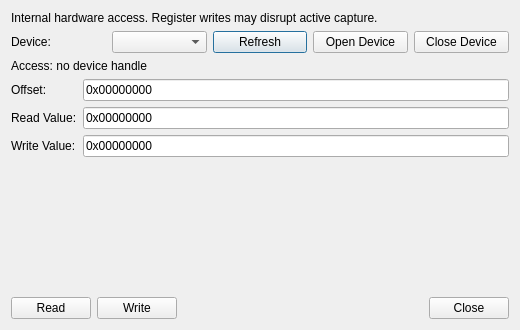
<?xml version="1.0" encoding="UTF-8"?>
<ui version="4.0">
 <class>RegisterDialog</class>
 <widget class="QDialog" name="RegisterDialog">
  <property name="geometry">
   <rect>
    <x>0</x>
    <y>0</y>
    <width>520</width>
    <height>330</height>
   </rect>
  </property>
  <property name="windowTitle">
   <string>GVFG Register Access (Internal)</string>
  </property>
  <layout class="QVBoxLayout" name="verticalLayout">
   <item>
    <widget class="QLabel" name="warningLabel">
     <property name="text">
      <string>Internal hardware access. Register writes may disrupt active capture.</string>
     </property>
     <property name="wordWrap">
      <bool>true</bool>
     </property>
    </widget>
   </item>
   <item>
    <layout class="QHBoxLayout" name="deviceLayout">
     <item>
      <widget class="QLabel" name="deviceLabel">
       <property name="text">
        <string>Device:</string>
       </property>
      </widget>
     </item>
     <item>
      <widget class="QComboBox" name="deviceCombo"/>
     </item>
     <item>
      <widget class="QPushButton" name="refreshButton">
       <property name="text">
        <string>Refresh</string>
       </property>
      </widget>
     </item>
     <item>
      <widget class="QPushButton" name="openButton">
       <property name="text">
        <string>Open Device</string>
       </property>
      </widget>
     </item>
     <item>
      <widget class="QPushButton" name="closeDeviceButton">
       <property name="text">
        <string>Close Device</string>
       </property>
      </widget>
     </item>
    </layout>
   </item>
   <item>
    <widget class="QLabel" name="accessStatusLabel">
     <property name="text">
      <string>Access: no device handle</string>
     </property>
    </widget>
   </item>
   <item>
    <layout class="QFormLayout" name="formLayout">
     <item row="0" column="0">
      <widget class="QLabel" name="offsetLabel">
       <property name="text">
        <string>Offset:</string>
       </property>
      </widget>
     </item>
     <item row="0" column="1">
      <widget class="QLineEdit" name="offsetEdit">
       <property name="text">
        <string>0x00000000</string>
       </property>
       <property name="placeholderText">
        <string>0x00000000</string>
       </property>
      </widget>
     </item>
     <item row="1" column="0">
      <widget class="QLabel" name="readValueLabel">
       <property name="text">
        <string>Read Value:</string>
       </property>
      </widget>
     </item>
     <item row="1" column="1">
      <widget class="QLineEdit" name="readValueEdit">
       <property name="text">
        <string>0x00000000</string>
       </property>
       <property name="readOnly">
        <bool>true</bool>
       </property>
      </widget>
     </item>
     <item row="2" column="0">
      <widget class="QLabel" name="writeValueLabel">
       <property name="text">
        <string>Write Value:</string>
       </property>
      </widget>
     </item>
     <item row="2" column="1">
      <widget class="QLineEdit" name="writeValueEdit">
       <property name="text">
        <string>0x00000000</string>
       </property>
       <property name="placeholderText">
        <string>0x00000000</string>
       </property>
      </widget>
     </item>
    </layout>
   </item>
   <item>
    <widget class="QLabel" name="resultLabel">
     <property name="text">
      <string/>
     </property>
     <property name="textInteractionFlags">
      <set>Qt::TextSelectableByMouse</set>
     </property>
    </widget>
   </item>
   <item>
    <spacer name="verticalSpacer">
     <property name="orientation">
      <enum>Qt::Vertical</enum>
     </property>
     <property name="sizeHint" stdset="0">
      <size>
       <width>20</width>
       <height>20</height>
      </size>
     </property>
    </spacer>
   </item>
   <item>
    <layout class="QHBoxLayout" name="buttonLayout">
     <item>
      <widget class="QPushButton" name="readButton">
       <property name="text">
        <string>Read</string>
       </property>
      </widget>
     </item>
     <item>
      <widget class="QPushButton" name="writeButton">
       <property name="text">
        <string>Write</string>
       </property>
      </widget>
     </item>
     <item>
      <spacer name="horizontalSpacer">
       <property name="orientation">
        <enum>Qt::Horizontal</enum>
       </property>
       <property name="sizeHint" stdset="0">
        <size>
         <width>40</width>
         <height>20</height>
        </size>
       </property>
      </spacer>
     </item>
     <item>
      <widget class="QPushButton" name="closeButton">
       <property name="text">
        <string>Close</string>
       </property>
      </widget>
     </item>
    </layout>
   </item>
  </layout>
 </widget>
 <resources/>
 <connections/>
</ui>
